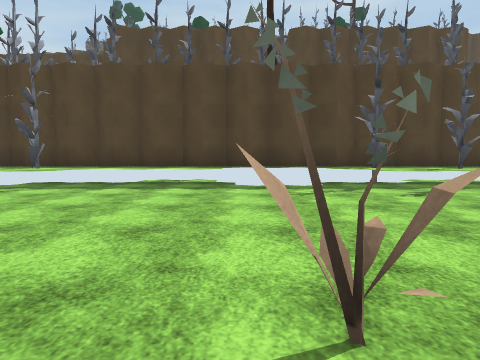
view 1 (above)

15 first-person views from a walk through a 3-D level made in the Unity game engine. The camera is 1.2 m above the floor, tilts 4° down and sees 75° across. The floor is counted in squares, 2 m on a side. Each view is taken from the middle of a square. On the plan, view 1 faces up. The plan holds only what a view shows up to about 9 squares ahead; the rest is blank. The place goes on beyond the plan. The player is left out. Some animated figures are not drawn. Surface patterns are stand-ins for the level's own textures.

view 2
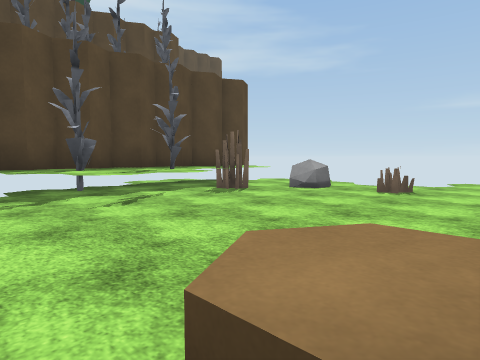

view 3
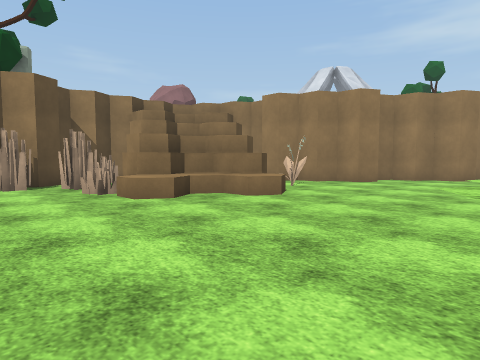

view 4
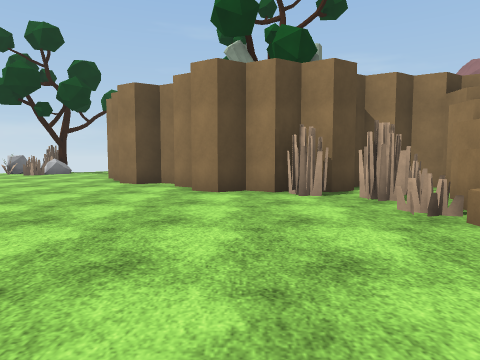

view 5
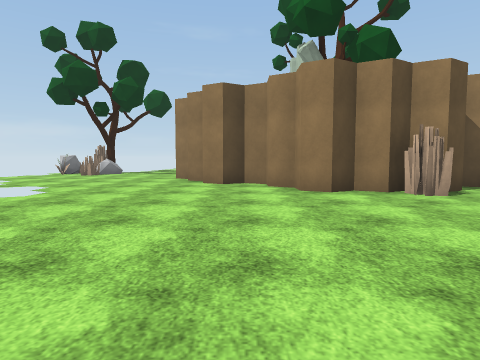

view 6
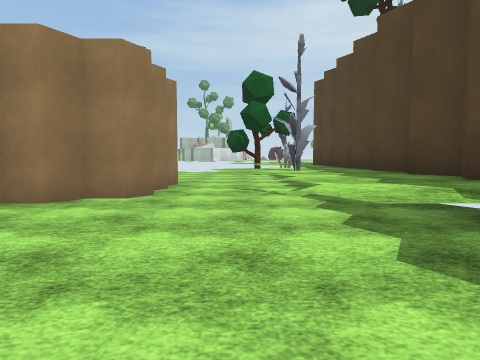

view 7
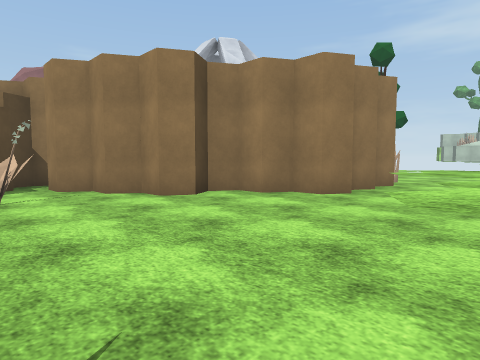

view 8
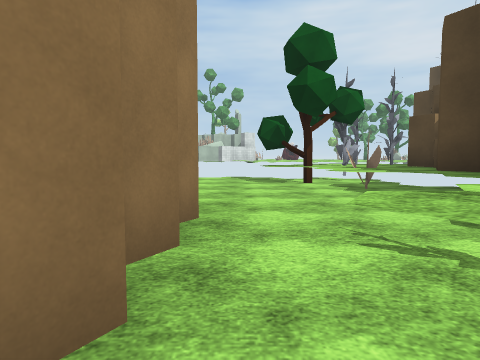

view 9
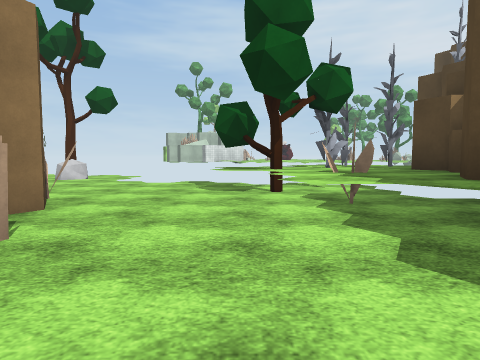

view 10
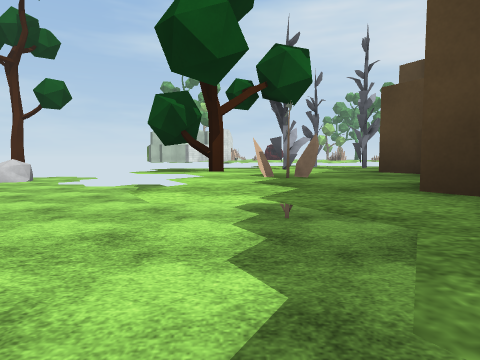

view 11
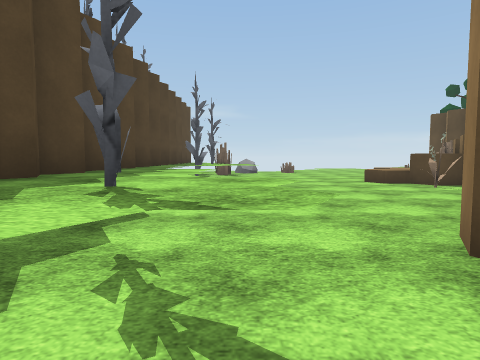

view 12
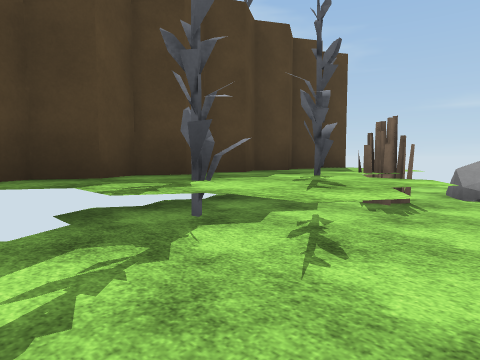

view 13
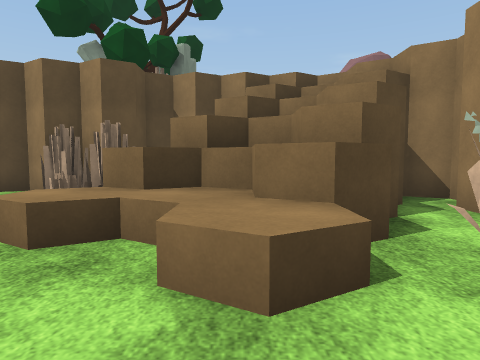

view 14
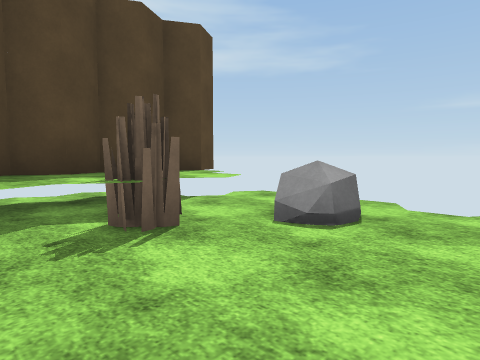

view 15
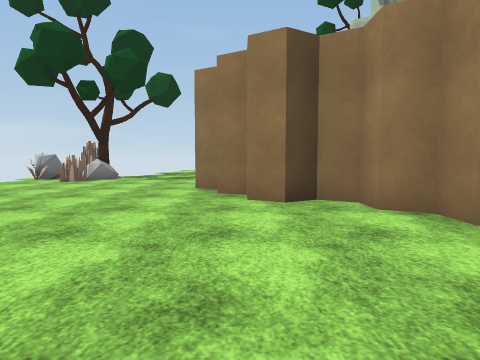

### Floor plan
Key: @ floor where view 1 was taken; # wall or solid block; x gap in a wall; . floor; / step, stairs or slope; = window, fence, low wall or low ledge; ^ raised ledge; T tree; O other object.
Columns run from 15 left of view 1 to 15 right of it. Each row starts with its distance up from view 1.
  9   ^^
  8   ^^^^^
  7   ^^^^O^##^^^^^##^^^^^##
  6    ^^^O^..^^^^^..^^^^^^.
  5    .^^.....^^.....^^..=
  4    ....................
  3    .....####..........=.
  2   ...O###  ##............
  1 .....       ##.O.^^.......
  0 ./.          ##@#^^^.......
 -1 T             ####^x.......
 -2               #######......
 -3                  # ####....
 -4                  # #  #......
 -5                       ###....
 -6                         #.....
 -7                          .....
 -8                          ...#.
 -9                           ..=.O
-10                             T

Where each view was taken, in squares from view 1:
view 1: 0 up, 0 right, facing up
view 2: 1 up, 1 right, facing up-right
view 3: 5 up, 6 right, facing down-left
view 4: 3 up, 6 right, facing down
view 5: 3 up, 8 right, facing down
view 6: 5 up, 1 right, facing left
view 7: 6 up, 1 right, facing down-left
view 8: 4 up, 3 left, facing left
view 9: 5 up, 5 left, facing left
view 10: 6 up, 6 left, facing left
view 11: 5 up, 6 left, facing right
view 12: 4 up, 1 right, facing up-right
view 13: 3 up, 2 right, facing down
view 14: 3 up, 4 right, facing up-right
view 15: 0 up, 9 right, facing down
